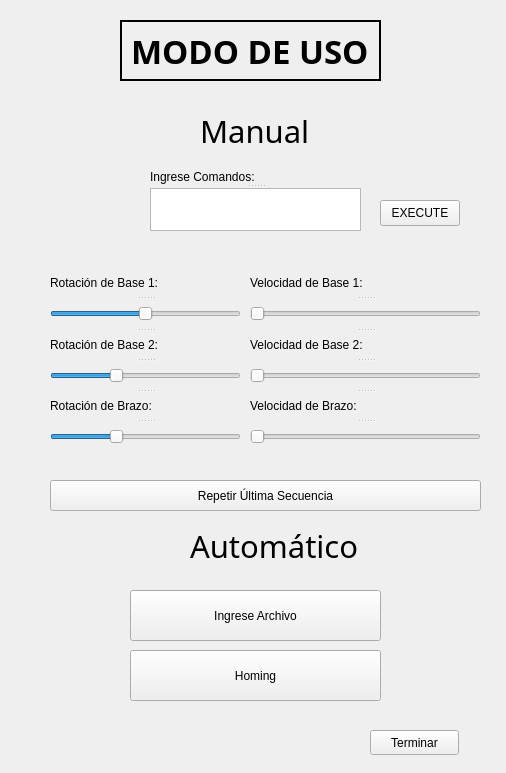
<?xml version="1.0" encoding="UTF-8"?>
<ui version="4.0">
 <class>ModoOperacion</class>
 <widget class="QWidget" name="ModoOperacion">
  <property name="geometry">
   <rect>
    <x>0</x>
    <y>0</y>
    <width>506</width>
    <height>773</height>
   </rect>
  </property>
  <property name="windowTitle">
   <string>Form</string>
  </property>
  <widget class="QLabel" name="label">
   <property name="geometry">
    <rect>
     <x>120</x>
     <y>20</y>
     <width>261</width>
     <height>61</height>
    </rect>
   </property>
   <property name="font">
    <font>
     <family>Sawasdee</family>
     <pointsize>25</pointsize>
     <weight>75</weight>
     <bold>true</bold>
    </font>
   </property>
   <property name="layoutDirection">
    <enum>Qt::LeftToRight</enum>
   </property>
   <property name="autoFillBackground">
    <bool>true</bool>
   </property>
   <property name="frameShape">
    <enum>QFrame::WinPanel</enum>
   </property>
   <property name="text">
    <string>MODO DE USO</string>
   </property>
  </widget>
  <widget class="QLabel" name="label_2">
   <property name="geometry">
    <rect>
     <x>200</x>
     <y>100</y>
     <width>121</width>
     <height>61</height>
    </rect>
   </property>
   <property name="font">
    <font>
     <family>Ubuntu Condensed</family>
     <pointsize>23</pointsize>
    </font>
   </property>
   <property name="text">
    <string>Manual</string>
   </property>
  </widget>
  <widget class="QLabel" name="label_10">
   <property name="geometry">
    <rect>
     <x>190</x>
     <y>500</y>
     <width>171</width>
     <height>91</height>
    </rect>
   </property>
   <property name="font">
    <font>
     <family>Ubuntu Condensed</family>
     <pointsize>23</pointsize>
    </font>
   </property>
   <property name="text">
    <string>Automático</string>
   </property>
  </widget>
  <widget class="QPushButton" name="Archivo">
   <property name="geometry">
    <rect>
     <x>130</x>
     <y>590</y>
     <width>251</width>
     <height>51</height>
    </rect>
   </property>
   <property name="text">
    <string>Ingrese Archivo</string>
   </property>
  </widget>
  <widget class="QPushButton" name="homing">
   <property name="geometry">
    <rect>
     <x>130</x>
     <y>650</y>
     <width>251</width>
     <height>51</height>
    </rect>
   </property>
   <property name="text">
    <string>Homing</string>
   </property>
  </widget>
  <widget class="QPushButton" name="pushButton_3">
   <property name="geometry">
    <rect>
     <x>50</x>
     <y>480</y>
     <width>431</width>
     <height>31</height>
    </rect>
   </property>
   <property name="text">
    <string>Repetir Última Secuencia</string>
   </property>
  </widget>
  <widget class="QPushButton" name="pushButton">
   <property name="geometry">
    <rect>
     <x>370</x>
     <y>730</y>
     <width>89</width>
     <height>25</height>
    </rect>
   </property>
   <property name="text">
    <string>Terminar</string>
   </property>
  </widget>
  <widget class="QSplitter" name="splitter_3">
   <property name="geometry">
    <rect>
     <x>150</x>
     <y>170</y>
     <width>211</width>
     <height>61</height>
    </rect>
   </property>
   <property name="orientation">
    <enum>Qt::Vertical</enum>
   </property>
   <widget class="QLabel" name="label_3">
    <property name="text">
     <string>Ingrese Comandos:</string>
    </property>
   </widget>
   <widget class="QTextEdit" name="textEdit"/>
  </widget>
  <widget class="QSplitter" name="splitter_2">
   <property name="geometry">
    <rect>
     <x>250</x>
     <y>270</y>
     <width>231</width>
     <height>181</height>
    </rect>
   </property>
   <property name="orientation">
    <enum>Qt::Vertical</enum>
   </property>
   <widget class="QLabel" name="label_8">
    <property name="text">
     <string>Velocidad de Base 1:</string>
    </property>
   </widget>
   <widget class="QSlider" name="v1">
    <property name="singleStep">
     <number>1</number>
    </property>
    <property name="orientation">
     <enum>Qt::Horizontal</enum>
    </property>
   </widget>
   <widget class="QLabel" name="label_9">
    <property name="text">
     <string>Velocidad de Base 2:</string>
    </property>
   </widget>
   <widget class="QSlider" name="v2">
    <property name="orientation">
     <enum>Qt::Horizontal</enum>
    </property>
   </widget>
   <widget class="QLabel" name="label_7">
    <property name="text">
     <string>Velocidad de Brazo:</string>
    </property>
   </widget>
   <widget class="QSlider" name="v3">
    <property name="orientation">
     <enum>Qt::Horizontal</enum>
    </property>
   </widget>
  </widget>
  <widget class="QSplitter" name="splitter">
   <property name="geometry">
    <rect>
     <x>50</x>
     <y>270</y>
     <width>191</width>
     <height>181</height>
    </rect>
   </property>
   <property name="orientation">
    <enum>Qt::Vertical</enum>
   </property>
   <widget class="QLabel" name="label_4">
    <property name="text">
     <string>Rotación de Base 1:</string>
    </property>
   </widget>
   <widget class="QSlider" name="gdl1">
    <property name="minimum">
     <number>-359</number>
    </property>
    <property name="maximum">
     <number>359</number>
    </property>
    <property name="orientation">
     <enum>Qt::Horizontal</enum>
    </property>
   </widget>
   <widget class="QLabel" name="label_5">
    <property name="text">
     <string>Rotación de Base 2:</string>
    </property>
   </widget>
   <widget class="QSlider" name="gdl2">
    <property name="minimum">
     <number>-45</number>
    </property>
    <property name="maximum">
     <number>90</number>
    </property>
    <property name="orientation">
     <enum>Qt::Horizontal</enum>
    </property>
   </widget>
   <widget class="QLabel" name="label_6">
    <property name="text">
     <string>Rotación de Brazo:</string>
    </property>
   </widget>
   <widget class="QSlider" name="gdl3">
    <property name="minimum">
     <number>-45</number>
    </property>
    <property name="maximum">
     <number>90</number>
    </property>
    <property name="orientation">
     <enum>Qt::Horizontal</enum>
    </property>
   </widget>
  </widget>
  <widget class="QPushButton" name="execute">
   <property name="geometry">
    <rect>
     <x>380</x>
     <y>200</y>
     <width>80</width>
     <height>26</height>
    </rect>
   </property>
   <property name="text">
    <string>EXECUTE</string>
   </property>
  </widget>
 </widget>
 <resources/>
 <connections/>
</ui>
